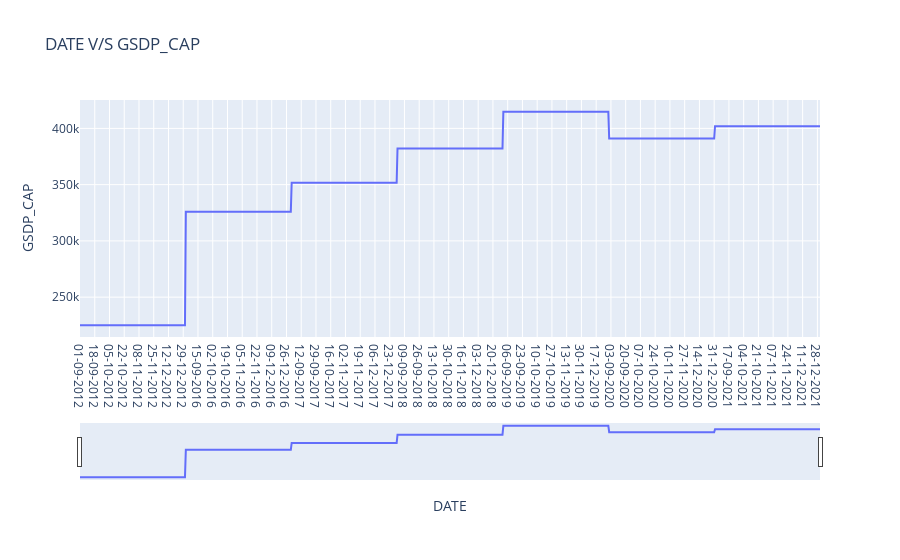

The notebook cell this image was saved under:
### Code cell
import plotly.express as px
import pandas as pd
df= pd.read_csv("STN1.csv")
#df=px.data.stocks()
#print(df)
fig=px.line(df,x='DATE',y="GSDP_CAP", title='DATE V/S GSDP_CAP')
fig.update_xaxes(rangeslider_visible=True)
fig.show()

### Figure 1 — Plotly figure (JSON) as saved in the notebook; plotly's stock layout.template omitted (floating-point values rounded to 4 significant figures; data arrays with more than 128 entries replaced by an {"elided": "..."} marker saying what was removed)
{"data": [{"hovertemplate": "DATE=%{x}<br>GSDP_CAP=%{y}<extra></extra>", "legendgroup": "", "line": {"color": "#636efa", "dash": "solid"}, "marker": {"symbol": "circle"}, "mode": "lines", "name": "", "orientation": "v", "showlegend": false, "type": "scatter", "x": {"elided": "854 str values"}, "xaxis": "x", "y": {"elided": "854 int values"}, "yaxis": "y"}], "layout": {"legend": {"tracegroupgap": 0}, "title": {"text": "DATE V/S GSDP_CAP"}, "xaxis": {"anchor": "y", "domain": [0, 1], "rangeslider": {"visible": true}, "title": {"text": "DATE"}}, "yaxis": {"anchor": "x", "domain": [0, 1], "title": {"text": "GSDP_CAP"}}}}
